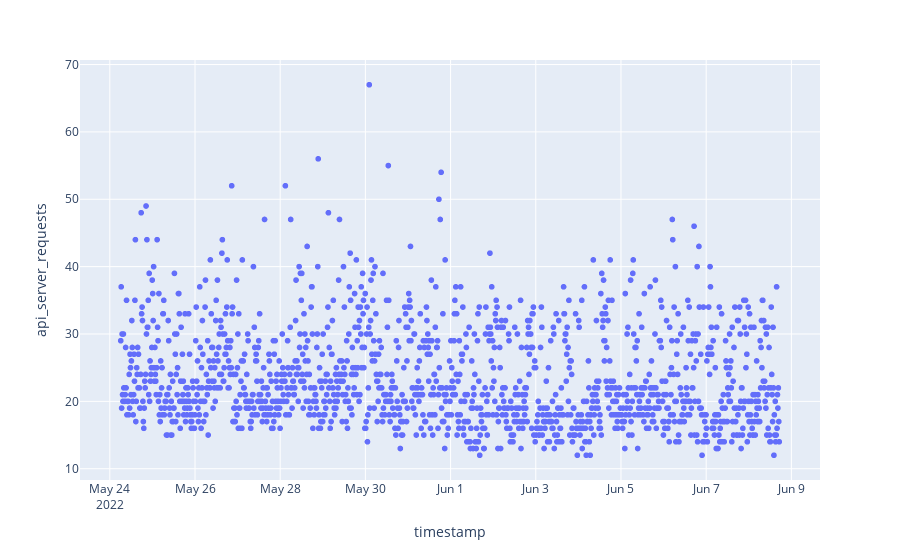

The notebook cell this image was saved under:
### Code cell
fig3 = px.scatter(cluster_api_server_df, x="timestamp", y="api_server_requests")
fig3.show()

### Figure 1 — Plotly figure (JSON) as saved in the notebook; plotly's stock layout.template omitted (floating-point values rounded to 4 significant figures; data arrays with more than 128 entries replaced by an {"elided": "..."} marker saying what was removed)
{"data": [{"hovertemplate": "timestamp=%{x}<br>api_server_requests=%{y}<extra></extra>", "legendgroup": "", "marker": {"color": "#636efa", "symbol": "circle"}, "mode": "markers", "name": "", "showlegend": false, "type": "scattergl", "x": {"elided": "1485 str values"}, "xaxis": "x", "y": {"elided": "1485 int values"}, "yaxis": "y"}], "layout": {"autosize": true, "legend": {"tracegroupgap": 0}, "margin": {"t": 60}, "xaxis": {"anchor": "y", "autorange": true, "domain": [0, 1], "range": ["2022-05-23 07:21:28.4193", "2022-06-09 15:58:49.5807"], "title": {"text": "timestamp"}, "type": "date"}, "yaxis": {"anchor": "x", "autorange": true, "domain": [0, 1], "range": [7.741, 71.26], "title": {"text": "api_server_requests"}, "type": "linear"}}}
